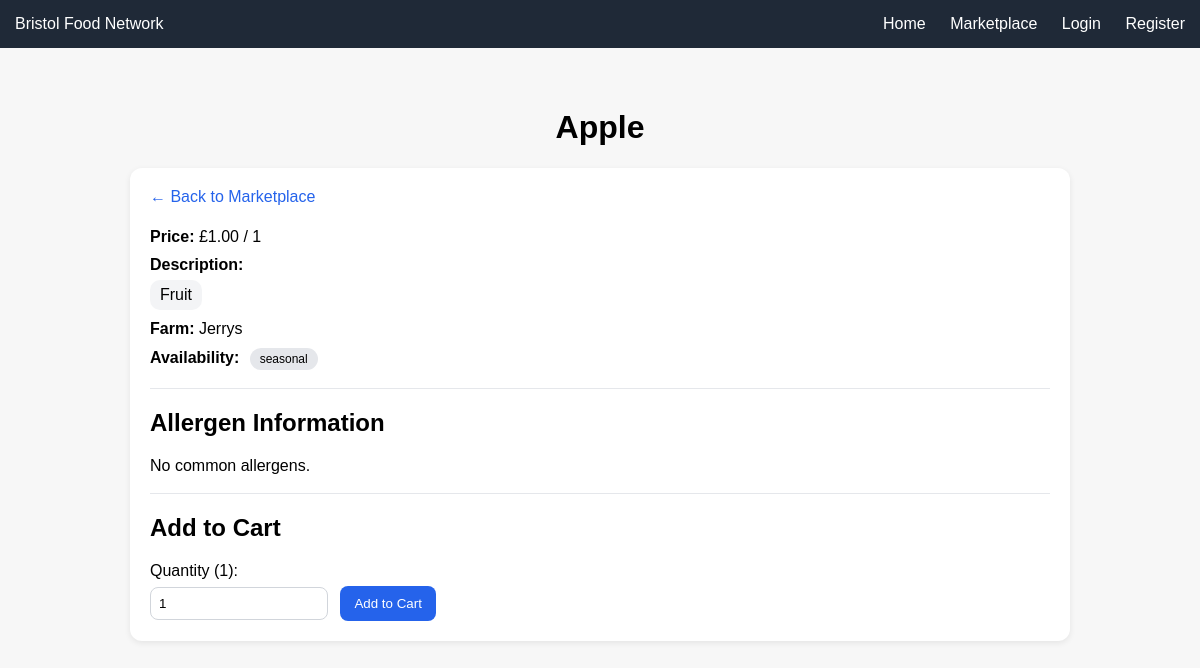
Screenshot of /marketplace/product/1/ with the database file from the repository.
### marketplace/models.py (models this page shows, shortened)
class Product(models.Model):
    STATUS_CHOICES = [
        ('in_season', 'In Season'),
        ('out_of_season', 'Out of Season'),
        ('unavailable', 'Unavailable'),
    ]
    producer = models.ForeignKey(User, on_delete=models.CASCADE)
    category = models.ForeignKey(
        'Category',
        on_delete=models.SET_NULL,
        null=True,
        blank=True
    )
    name = models.CharField(max_length=255)
    description = models.TextField()
    price = models.DecimalField(max_digits=10, decimal_places=2)
    unit = models.CharField(max_length=50)
    quantity = models.IntegerField()
    status = models.CharField(
        max_length=20,
        choices=STATUS_CHOICES
    )
    is_surplus = models.BooleanField(default=False)
    discount_percentage = models.IntegerField(default=0)
    organic_certified = models.BooleanField(default=False)
    allergen_info = models.JSONField(blank=True, null=True)
    harvest_date = models.DateField()
    created_at = models.DateTimeField(auto_now_add=True)

### accounts/models.py (models this page shows, shortened)
class ProducerProfile(models.Model):
    user = models.OneToOneField(User, on_delete=models.CASCADE)
    business_name = models.CharField(max_length=255)
    contact_name = models.CharField(max_length=255)
    phone = models.CharField(max_length=50)
    address = models.TextField()
    postcode = models.CharField(max_length=20)

### marketplace/views.py (the view)
# urls.py: path('product/<int:product_id>/', product_detail, name='product_detail'),
def product_detail(request, product_id):
    product = get_object_or_404(Product.objects.select_related("producer", "category"), id=product_id)
    allergens = product.allergen_info or []
    if isinstance(allergens, str):
        allergens = [allergens]
    return render(request, "marketplace/product_detail.html", {
        "product": product,
        "allergens": allergens,
    })

### templates/marketplace/product_detail.html (shortened to what this page needs)
<!DOCTYPE html>
<html>
<head>
</head>
<body>
<nav>
    <div>Bristol Food Network</div>
    <div>
        <a href="/">Home</a>
        <a href="/marketplace/">Marketplace</a>
        {% if user.is_authenticated %}
            {% if user.producerprofile %}
                <a href="/marketplace/product/new/">Add Product</a>
            {% endif %}
            {% if user.customerprofile %}
                <a href="/marketplace/cart/">View Cart</a>
            {% endif %}
            <form method="post" action="/logout/" style="display:inline;">
                {% csrf_token %}
                <button type="submit">Logout</button>
            </form>
        {% else %}
            <a href="/login/">Login</a>
            <a href="/register/">Register</a>
        {% endif %}
    </div>
</nav>
<div class="container">
    <h1>{{ product.name }}</h1>
    <div class="card">
        <a class="muted-link" href="/marketplace/">← Back to Marketplace</a>
        <div class="row">
            <strong>Price:</strong> £{{ product.price }} / {{ product.unit }}
        </div>
        <div class="row">
            <strong>Description:</strong><br>
            <span class="pill">{{ product.description }}</span>
        </div>
        <div class="row">
            <strong>Farm:</strong>
            {% if product.producer.producerprofile %}
                {{ product.producer.producerprofile.business_name }}
            {% else %}
                {{ product.producer.username }}
            {% endif %}
        </div>
        <div class="row">
            <strong>Availability:</strong>
            <span class="badge">{{ product.get_status_display }}</span>
        </div>
        <hr>
        <h2>Allergen Information</h2>
        {% if allergens %}
            <p><strong>Contains:</strong>
                {% for a in allergens %}
                    {{ a }}{% if not forloop.last %}, {% endif %}
                {% endfor %}
            </p>
        {% else %}
            <p>No common allergens.</p>
        {% endif %}
        <hr>
        <h2>Add to Cart</h2>
        <form method="post" action="{% url 'add_to_cart' product.id %}">
            <label for="qty">Quantity ({{ product.unit }}):</label>
            <input id="qty" type="number" name="quantity" step="0.01" min="0.01" value="1">
            <button type="submit">Add to Cart</button>
        </form>
    </div>
</div>
</body>
</html>

### templates/marketplace/product_detail.html (style rules this page uses)
body { font-family: Arial, sans-serif; margin:0; background:#f7f7f7; text-align:center; }
nav { background:#1f2937; padding:15px; color:white; display:flex; justify-content:space-between; align-items:center; }
nav a { color:white; text-decoration:none; margin-left:20px; }
.container { padding:40px 20px; }
.card { background:white; padding:20px; border-radius:12px; max-width:900px; margin:0 auto; text-align:left; box-shadow:0 2px 6px rgba(0,0,0,0.08); }
.muted-link { display:inline-block; margin-bottom:12px; text-decoration:none; color:#2563eb; }
.row { margin:10px 0; }
.badge { display:inline-block; padding:4px 10px; border-radius:999px; background:#e5e7eb; font-size:12px; margin-left:6px; }
hr { border:none; border-top:1px solid #e5e7eb; margin:18px 0; }
label { display:block; margin-bottom:6px; }
input[type="number"] { width:160px; padding:8px; border-radius:8px; border:1px solid #d1d5db; }
button { padding:10px 14px; border:none; border-radius:8px; background:#2563eb; color:white; cursor:pointer; margin-left:8px; }
.pill { display:inline-block; padding:6px 10px; border-radius:10px; background:#f3f4f6; margin-top:6px; }

### rows the page displays
Product: name "Apple", price "1.00", unit "1", description "Fruit", producer.producerprofile.business_name "Jerrys", status "seasonal"
